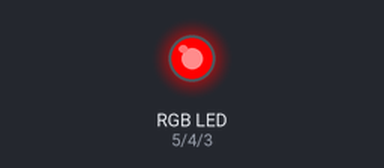
This sketch was run on a simulated Arduino Uno, built with avr-gcc and run on an emulated ATmega328P. On the bench: an RGB LED mixed from three pins (HIGH = lit).

Above: at 0.2 s.
At 4.7 s:
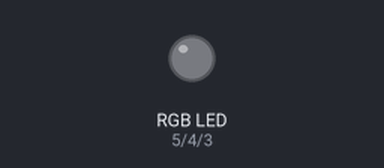
Timing chart, 0 to 6.9 s (numbered marks = the images above):
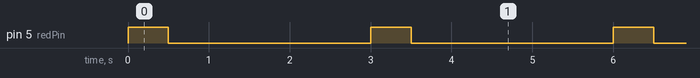

The sketch:

Jayden_Feldman_s_RGB_LED.ino
```cpp
int redPin = 5;
int greenPin = 4;
int bluePin = 3;

void setup() {
  // put your setup code here, to run once:
    pinMode(redPin, OUTPUT);
    pinMode(greenPin, OUTPUT);
    pinMode(bluePin, OUTPUT);
}

void loop() {
  // put your main code here, to run repeatedly:
  changeColor('r');
  delay(500);
  changeColor('g');
  delay(500);
  changeColor('b');
  delay(500);
  changeColor('c');
  delay(500);
  changeColor('y');
  delay(500);
  changeColor('m');
  delay(500);
}

void changeColor(char color) {
  digitalWrite(redPin, LOW);
  digitalWrite(greenPin, LOW);
  digitalWrite(bluePin, LOW);

  if (color == 'r') {
    digitalWrite(redPin, HIGH);
  }
}
```

Measured:
- by itself, pin 5 (redPin): alternates HIGH for 0.50 s and LOW for 2.5 s
